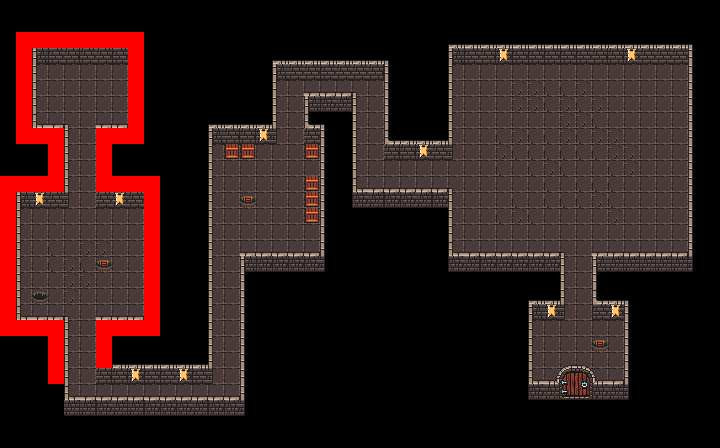

A level layout from a 2D game, rendered from its tile map. Below: a short description, then the map file with tile-grid data replaced by summaries:
An orthogonal 45x28 tile map with 16x16 px tiles, 6 tile layers (Floor, Floor_Layout, Wall, Decor_1, ...), 3 tilesets.

<map version="1.4" tiledversion="1.4.2" orientation="orthogonal" renderorder="right-down" compressionlevel="0" width="45" height="28" tilewidth="16" tileheight="16" infinite="0" backgroundcolor="#000000" nextlayerid="7" nextobjectid="1"><tileset firstgid="1" name="_X72_DungeonTilesetII_v1_42" tilewidth="16" tileheight="16" tilecount="1024" columns="32" objectalignment="topleft" margin="0" spacing="0"><image source="../../0x72_DungeonTilesetII_v1.4.png" width="512" height="512" /></tileset><tileset firstgid="1025" name="_We_collision" tilewidth="16" tileheight="16" tilecount="1" columns="1" objectalignment="topleft"><image source="_We_collision.intgrid.png" width="16" height="16" /></tileset><tileset firstgid="1026" name="Floor" tilewidth="16" tileheight="16" tilecount="2" columns="2" objectalignment="topleft"><image source="Floor.intgrid.png" width="32" height="16" /></tileset><layer id="1" name="Floor" width="45" height="28" opacity="1"><data>[1260 cells, 419 non-empty, 2 distinct tile ids]</data></layer><layer id="2" name="Floor_Layout" width="45" height="28" opacity="1"><data>[1260 cells, 419 non-empty, 3 distinct tile ids]</data></layer><layer id="3" name="Wall" width="45" height="28" opacity="1"><data>[1260 cells, 346 non-empty, 13 distinct tile ids]</data></layer><layer id="4" name="Decor_1" width="45" height="28" opacity="1"><data>[1260 cells, 37 non-empty, 17 distinct tile ids]</data></layer><layer id="5" name="Decor_2" width="45" height="28" opacity="1"><data>[1260 cells, 1 non-empty, 1 distinct tile ids]</data></layer><layer id="6" name="_We_collision" width="45" height="28" opacity="1"><data>[1260 cells, 65 non-empty, 1 distinct tile ids]</data></layer></map>
